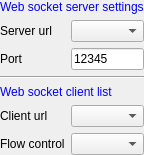
<?xml version="1.0" encoding="UTF-8"?>
<ui version="4.0">
 <class>SAKWebSocketServerController</class>
 <widget class="QWidget" name="SAKWebSocketServerController">
  <property name="geometry">
   <rect>
    <x>0</x>
    <y>0</y>
    <width>118</width>
    <height>121</height>
   </rect>
  </property>
  <property name="windowTitle">
   <string>Form</string>
  </property>
  <layout class="QGridLayout" name="gridLayout">
   <property name="leftMargin">
    <number>0</number>
   </property>
   <property name="topMargin">
    <number>0</number>
   </property>
   <property name="rightMargin">
    <number>0</number>
   </property>
   <property name="bottomMargin">
    <number>0</number>
   </property>
   <item row="4" column="0" colspan="2">
    <widget class="QLabel" name="label_6">
     <property name="styleSheet">
      <string notr="true">QLabel {
	color: blue
}</string>
     </property>
     <property name="text">
      <string>Web socket client list</string>
     </property>
    </widget>
   </item>
   <item row="1" column="1">
    <widget class="QComboBox" name="serverhostComboBox"/>
   </item>
   <item row="3" column="0" colspan="2">
    <widget class="Line" name="line">
     <property name="orientation">
      <enum>Qt::Horizontal</enum>
     </property>
    </widget>
   </item>
   <item row="5" column="1">
    <widget class="QComboBox" name="clientHostComboBox"/>
   </item>
   <item row="1" column="0">
    <widget class="QLabel" name="label_3">
     <property name="text">
      <string>Server url</string>
     </property>
    </widget>
   </item>
   <item row="2" column="1">
    <widget class="QLineEdit" name="serverPortLineEdit">
     <property name="text">
      <string notr="true">12345</string>
     </property>
    </widget>
   </item>
   <item row="2" column="0">
    <widget class="QLabel" name="label_4">
     <property name="text">
      <string>Port</string>
     </property>
    </widget>
   </item>
   <item row="0" column="0" colspan="2">
    <widget class="QLabel" name="label_5">
     <property name="styleSheet">
      <string notr="true">QLabel {
	color: blue
}</string>
     </property>
     <property name="text">
      <string>Web socket server settings</string>
     </property>
    </widget>
   </item>
   <item row="5" column="0">
    <widget class="QLabel" name="label">
     <property name="text">
      <string>Client url</string>
     </property>
    </widget>
   </item>
   <item row="6" column="0">
    <widget class="QLabel" name="label_2">
     <property name="text">
      <string>Flow control</string>
     </property>
    </widget>
   </item>
   <item row="6" column="1">
    <widget class="QComboBox" name="sendingTypeComboBox"/>
   </item>
  </layout>
 </widget>
 <resources/>
 <connections/>
</ui>
